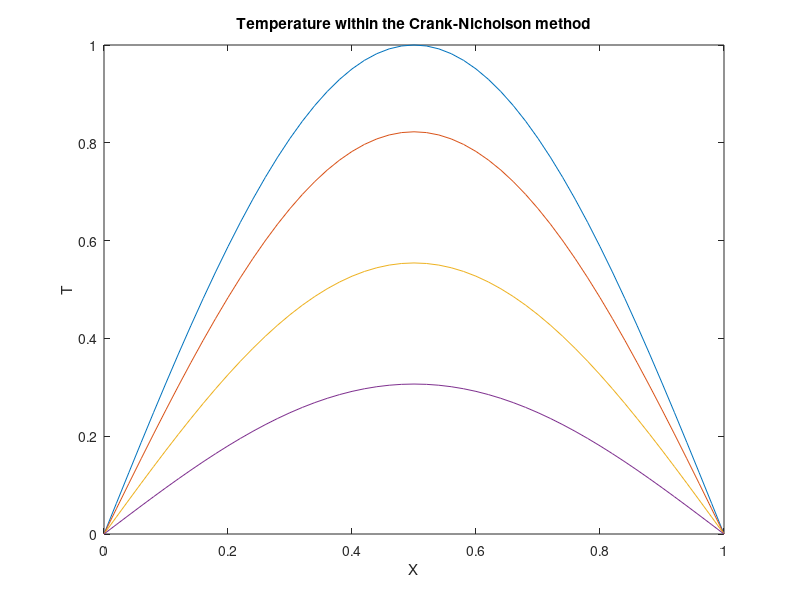
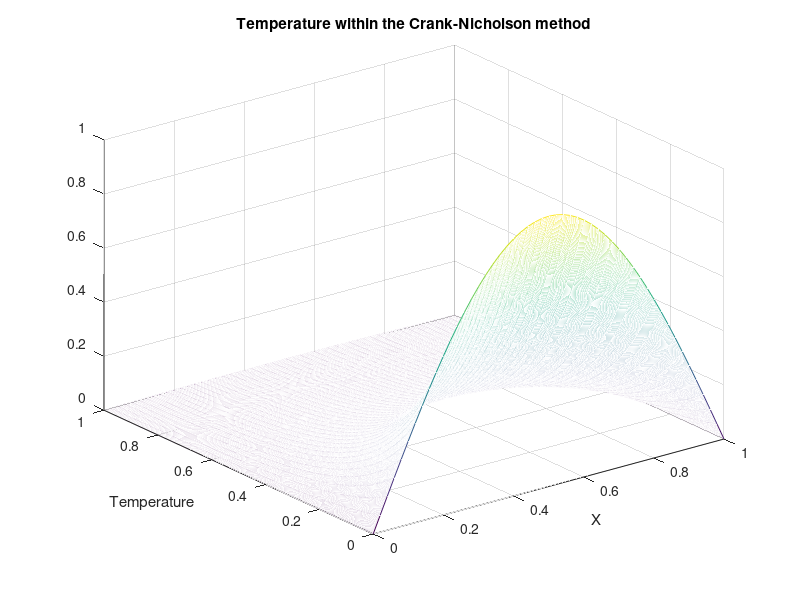

These figures' MATLAB source, in order:
%  Heat Diffusion in one dimensional wire within the Crank-Nicholson Method
clear;

% Parameters to define the heat equation and the range in space and time
L = 1.;  		%  Lenth of the wire
T =1.;			%  Final time


%  Parameters needed to solve the equation within the  Crank-Nicholson method
maxk = 2500;					%  Number of time steps
dt = T/maxk;
n = 50.;							%  Number of space steps
dx = L/n;
cond = 1/2;						%  Conductivity
b = cond*dt/(dx*dx);		 	%  Parameter of the method 

%  Initial temperature of the wire: a sinus.
for i = 1:n+1
        x(i) =(i-1)*dx;
        u(i,1) =sin(pi*x(i));        
end
          
%  Temperature at the boundary (T=0)
for k=1:maxk+1
        u(1,k) = 0.;
        u(n+1,k) = 0.;
        time(k) = (k-1)*dt;
end

% Defining the Matrices M_right and M_left in the method
aal(1:n-2)=-b;
bbl(1:n-1)=2.+2.*b;
ccl(1:n-2)=-b;
MMl=diag(bbl,0)+diag(aal,-1)+diag(ccl,1);

aar(1:n-2)=b;
bbr(1:n-1)=2.-2.*b;
ccr(1:n-2)=b;
MMr=diag(bbr,0)+diag(aar,-1)+diag(ccr,1);


%  Implementation of the Crank-Nicholson method
for k=2:maxk		%  Time Loop   
   uu=u(2:n,k-1);
   u(2:n,k)=inv(MMl)*MMr*uu;
end

% Graphical representation of the temperature at different selected times
figure(1)
plot(x,u(:,1),'-',x,u(:,100),'-',x,u(:,300),'-',x,u(:,600),'-')
title('Temperature within the Crank-Nicholson method')
xlabel('X')
ylabel('T')

figure(2)
mesh(x,time,u')
title('Temperature within the Crank-Nicholson method')
xlabel('X')
ylabel('Temperature')
